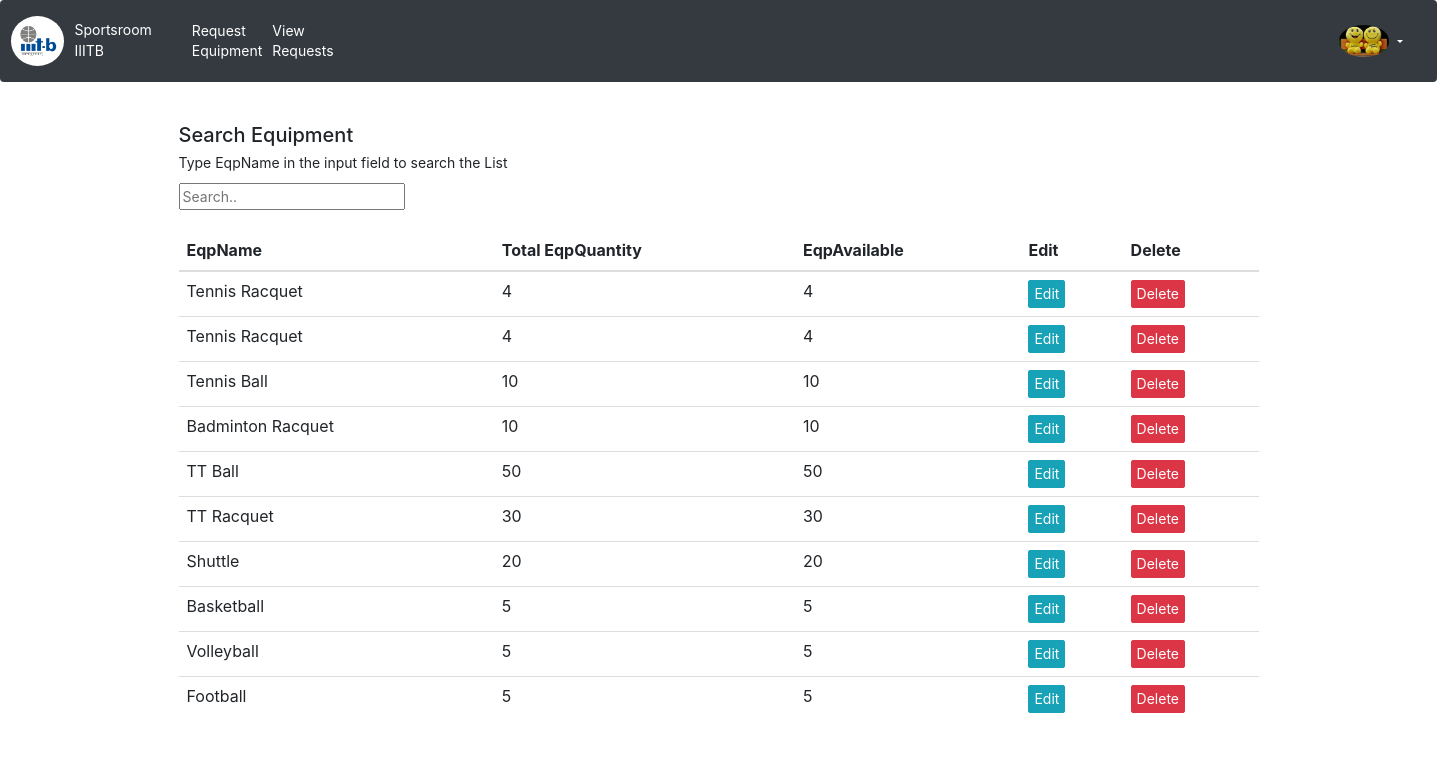
The page /sportsEquipment/viewEquipList/ (signed in) on the database as committed earlier.
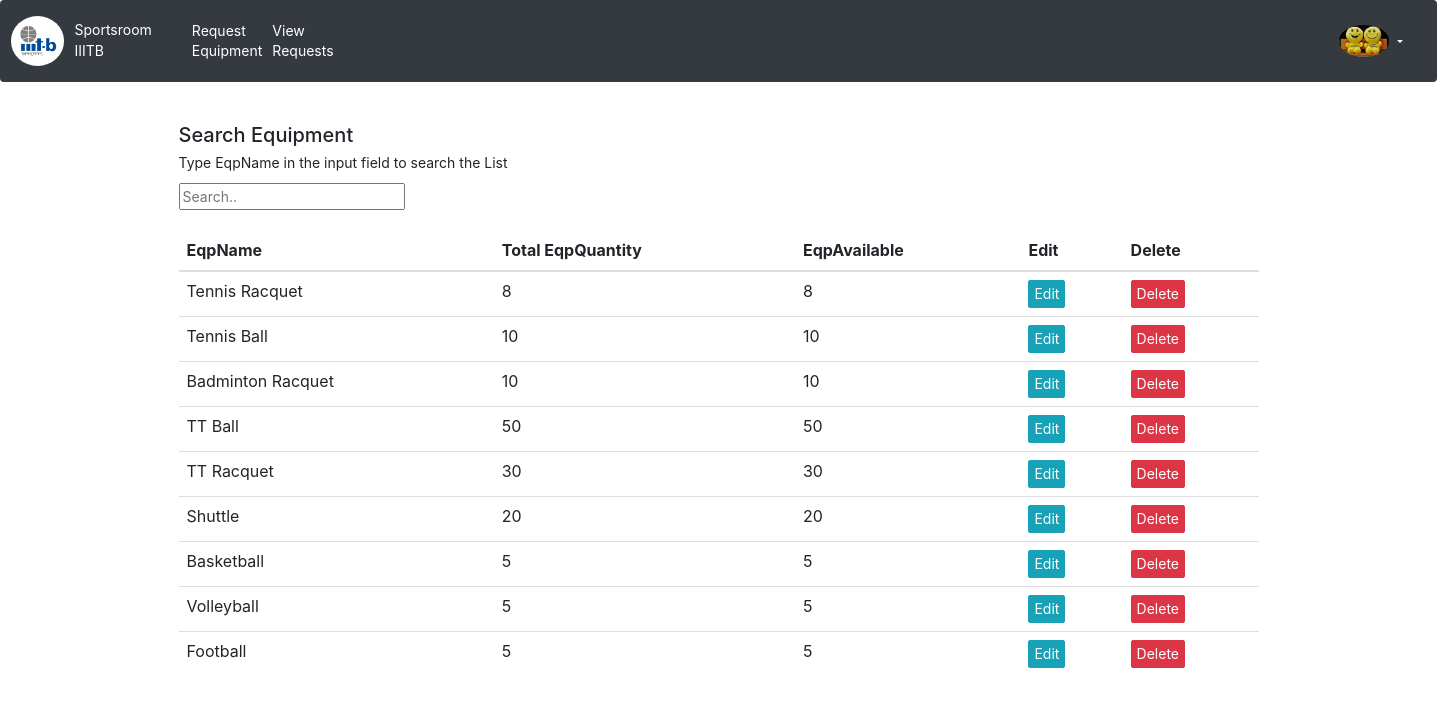
The same page on the database as committed later.
### sportsEquipment/models.py (models this page shows)
class Equipments(models.Model):
    eqpId       = models.AutoField(primary_key=True)
    eqpName     = models.CharField(max_length=50)
    eqpQuantity = models.IntegerField(validators=[MinValueValidator(1)])
    eqpQuantityTaken = models.IntegerField(default=0,validators=[MaxValueValidator(eqpQuantity)])
    def __str__(self):
        return str(self.eqpId)+"@"+self.eqpName+"_"+str(self.eqpQuantity)

### sportsEquipment/views.py (the view)
# urls.py: path(r'viewEquipList/',views.viewInventory,name='viewEquipList'),
@login_required
def viewInventory(request):
    userProfile = UserProfileInfo.objects.get(user=request.user)
    context = list(Equipments.objects.order_by('-eqpId'))
    for req in context:
        req.eqpQuantityTaken = req.eqpQuantity - req.eqpQuantityTaken
    print(context)
    return render(request, 'AdminUser/viewEquipList.html', {'context': context,'userProfile': userProfile});

### templates/AdminUser/viewEquipList.html (shortened to what this page needs)
{% extends 'MasterLayout/baseLayout.html' %}
{% block rightbar %}
              <div class ="profImg">
                    <img  src="/media/{{ userProfile.profile_pic }}" style="width:50px" alt="{{ user }}"/>
                    {% if user.is_authenticated %}
                    </div>
                    <div class="dropdown">
                      {% else %}
                    <a class="nav-link" href="{% url 'login:user_login' %}">Login</a>
                      {% endif %}
                    <button class="btn dropdown-toggle" type="button" data-toggle="dropdown" style="color: white"></button>
</div>
            {%  endblock%}
{% block body %}
  <div class="container" style="font-size: 14px">
    <br>
    <h2>Search Equipment</h2>
    <p>Type EqpName in the input field to search the List</p>
    <input id="myInput" type="text" placeholder="Search..">
    <br><br>
    <table class="table table-hover">
    <thead>
      <tr>
        <th>EqpName</th>
        <th>Total EqpQuantity</th>
        <th>EqpAvailable</th>
        <th>Edit</th>
        <th>Delete</th>
      </tr>
    </thead>
    <tbody id="myTable">
      {% for request in context %}
      <tr>
        <td>{{ request.eqpName }}</td>
        <td>{{ request.eqpQuantity }} </td>
        <td>{{ request.eqpQuantityTaken }}</td>
        <td><a href="{% url 'sportsEquipment:editEquipList' request.eqpId %}" class="btn btn-info btn-sm" role="button" style="font-size: 14px">Edit</a></td>
        <td><a href="{% url 'sportsEquipment:deleteEqp' request.eqpId %}" class="btn btn-danger btn-sm" role="button" style="font-size: 14px">Delete</a></td>
      </tr>
      {% endfor %}
    </tbody>
  </table>
  </div>
{% endblock %}

Rows that differ between the two databases and show on the page:
removed Equipments: eqpName "Tennis Racquet", eqpQuantity "4", eqpQuantityTaken "4"
changed Equipments "Tennis Racquet": eqpQuantity "4" → "8"; eqpQuantityTaken "4" → "8"
